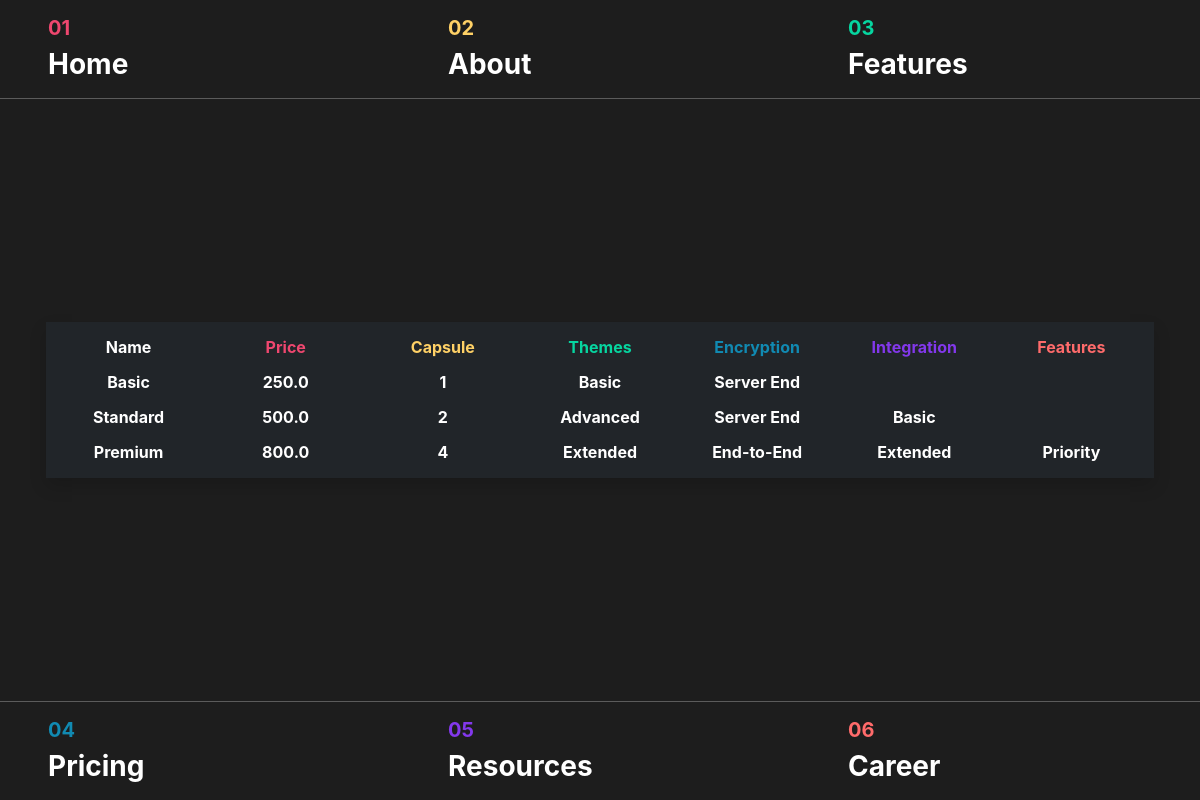
Page /pages/admin-dashboard.php on the committed database.
### tables this page shows
CREATE TABLE `products` (
  `item_id` int(11) NOT NULL,
  `item_name` varchar(30) NOT NULL,
  `price` decimal(10,1) DEFAULT NULL,
  `capsule` int(11) DEFAULT NULL,
  `themes` enum('Basic','Advanced','Extended') DEFAULT NULL,
  `encryption` enum('Server End','End-to-End') DEFAULT NULL,
  `integration` enum('Basic','Advanced','Extended') DEFAULT NULL,
  `newFeatures` enum('Priority') DEFAULT NULL
);

### src/pages/admin-dashboard.php (the view, shortened to what this page needs)
<?php
$conn = mysqli_connect('db', 'root', '', 'my_online_store');
$products = $profiles = array();
$sql_products = "SELECT * FROM `products`";
$rs = mysqli_query($conn, $sql_products);
while ($row = mysqli_fetch_assoc($rs)) {
  $products[] = $row;
}
?>
<!DOCTYPE html>
<html>
<head>
  <link href="../style.css" rel="stylesheet">
  <link href="https://cdn.jsdelivr.net/npm/bootstrap@5.3.3/dist/css/bootstrap.min.css" rel="stylesheet">
</head>
<body>
  <div class="container-fluid position-fixed top-0">
    <div class="row ng-bg-black ng-border-bottom">
      <div class="col px-5 py-3">
        <h5 class="ng-text-red fw-bold">01</h5>
        <a href="../index.php#main-content" class="h3 text-white fw-bold home-nav" id="home-nav">Home</a>
      </div>
      <div class="col px-5 py-3">
        <h5 class="ng-text-yellow fw-bold">02</h5>
        <a href="../index.php#about-content" class="h3 text-white fw-bold about-nav" id="about-nav">About</a>
      </div>
      <div class="col px-5 py-3">
        <h5 class="ng-text-green fw-bold">03</h5>
        <a href="../index.php#features-content" class="h3 text-white fw-bold features-nav" id="features-nav">Features</a>
      </div>
    </div>
  </div>
  <div class="container-fluid position-fixed bottom-0">
    <div class="row ng-bg-black ng-border-top">
      <div class="col px-5 py-3">
        <h5 class="ng-text-blue fw-bold">04</h5>
        <a href="./pages/pricing.php" class="h3 text-white fw-bold pricing-nav" id="pricing-nav">Pricing</a>
      </div>
      <div class="col px-5 py-3">
        <h5 class="ng-text-purple fw-bold">05</h5>
        <a href="../index.php#resources-content" class="h3 text-white fw-bold resources-nav" id="resources-nav">Resources</a>
      </div>
      <div class="col px-5 py-3">
        <h5 class="ng-text-orange fw-bold">06</h5>
        <a href="../index.php#main-content" class="h3 text-white fw-bold career-nav" id="career-nav">Career</a>
      </div>
    </div>
  </div>
  <div class="container-fluid min-vh-100 d-flex justify-content-center align-items-center ng-bg-black text-white">
    <div class="row container-xl g-3">
      <div class="col-12">
        <div class="bg-dark shadow p-3">
          <div class="row text-center">
            <div class="col">
              <h6 class="fw-bold mb-0">Name</h6>
            </div>
            <div class="col">
              <h6 class="fw-bold mb-0 ng-text-red">Price</h6>
            </div>
            <div class="col">
              <h6 class="fw-bold mb-0 ng-text-yellow">Capsule</h6>
            </div>
            <div class="col">
              <h6 class="fw-bold mb-0 ng-text-green">Themes</h6>
            </div>
            <div class="col">
              <h6 class="fw-bold mb-0 ng-text-blue">Encryption</h6>
            </div>
            <div class="col">
              <h6 class="fw-bold mb-0 ng-text-purple">Integration</h6>
            </div>
            <div class="col">
              <h6 class="fw-bold mb-0 ng-text-orange">Features</h6>
            </div>
          </div>
          <?php
          foreach ($products as $product) {
            echo
            '<div class="row mt-3 text-center">
              <h1 class="col h6 fw-bold mb-0">' .
              $product['item_name'] .
              '</h1>
              <h1 class="col h6 fw-bold mb-0">' .
              $product['price'] .
              '</h1>
              <h1 class="col h6 fw-bold mb-0">' .
              $product['capsule'] .
              '</h1>
              <h1 class="col h6 fw-bold mb-0">' .
              $product['themes'] .
              '</h1>
              <h1 class="col h6 fw-bold mb-0">' .
              $product['encryption'] .
              '</h1>
              <h1 class="col h6 fw-bold mb-0">' .
              $product['integration'] .
              '</h1>
              <h1 class="col h6 fw-bold mb-0">' .
              $product['newFeatures'] .
              '</h1>
            </div>';
          }
          ?>
        </div>
      </div>
</body>
</html>

### src/style.css (style rules this page uses)
* { margin: 0; padding: 0; box-sizing: border-box; font-family: 'Inter', sans-serif; font-size: 16px; font-weight: 400; line-height: 1.5; }
.ng-text-red { color: #EF476F; }
.ng-text-yellow { color: #FFD166; }
.ng-text-green { color: #06D6A0; }
.ng-text-blue { color: #118AB2; }
.ng-text-purple { color: #8338EC; }
.ng-text-orange { color: #FF6B6B; }
.ng-bg-black { background-color: #1D1D1D; }
.ng-border-bottom { border-bottom: 1px solid #5b5b5b; }
.ng-border-top { border-top: 1px solid #5b5b5b; }
.home-nav { text-decoration: none; text-decoration-color: #EF476F; transition: all 0.3s ease; }
.about-nav { text-decoration: none; text-decoration-color: #FFD166; transition: all 0.3s ease; }
.features-nav { text-decoration: none; text-decoration-color: #06D6A0; transition: all 0.3s ease; }
.pricing-nav { text-decoration: none; text-decoration-color: #118AB2; transition: all 0.3s ease; }
.resources-nav { text-decoration: none; text-decoration-color: #8338EC; transition: all 0.3s ease; }
.career-nav { text-decoration: none; text-decoration-color: #FF6B6B; transition: all 0.3s ease; }

### rows in the picture
products: item_name "Basic", price "250.0", capsule "1", themes "Basic", encryption "Server End"
products: item_name "Standard", price "500.0", capsule "2", themes "Advanced", encryption "Server End", integration "Basic"
products: item_name "Premium", price "800.0", capsule "4", themes "Extended", encryption "End-to-End", integration "Extended", newFeatures "Priority"
